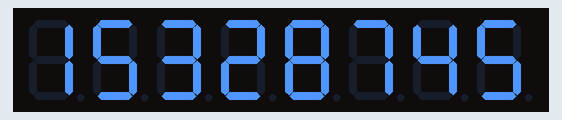
This sketch was run on a simulated Arduino Mega 2560, built with avr-gcc and run on an emulated ATmega2560. Shown: 8-digit seven-segment display. Wiring (inferred from the names in the program): 8-digit 7-segment display, segments lit when HIGH: segments pin 22, pin 23, pin 24, pin 25, pin 26, pin 27, pin 28, pin 29; digit selects pin 49, pin 48, pin 47, pin 46, pin 45, pin 44, pin 43, pin 42. Random numbers use the default seed unless the sketch sets one; the segment pins are drawn as the display they are named for.

Above: at 0.1 s.
At 7.01 s:
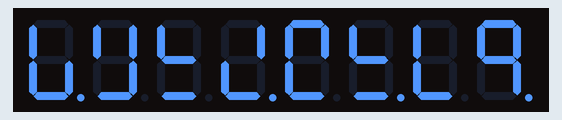
At 13.11 s:
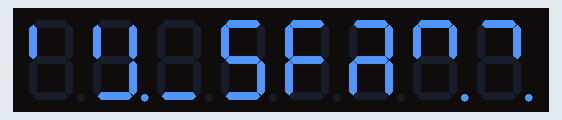
At 19.21 s:
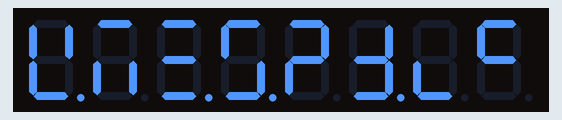
At 27.11 s:
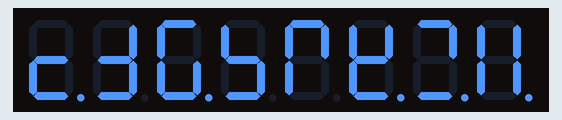
At 35.01 s:
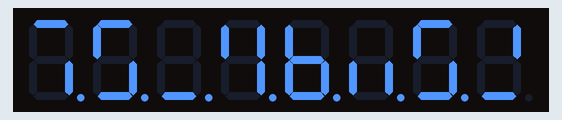

The sketch:

MegaDemoSM.ino
```cpp
// (licence header left out)
#include <avr/pgmspace.h>

#define SEG_a 22  // PA0
#define SEG_b 23  // PA1
#define SEG_c 24  // PA2
#define SEG_d 25  // PA3
#define SEG_e 26  // PA4
#define SEG_f 27  // PA5
#define SEG_g 28  // PA6
#define SEG_dp 29  // PA7

#define DIG_1 49
#define DIG_2 48
#define DIG_3 47
#define DIG_4 46
#define DIG_5 45
#define DIG_6 44
#define DIG_7 43
#define DIG_8 42

enum GAME_STATE {GS_IDLE, GS_DAZZLE, GS_SPIN};

// These are BCD values. i.e limited to 0-9.
char bet[2];          // DIG_0, DIG_1
char win[3];          // DIG_2, DIG_3, DIG_4
char credits[3];      // DIG_5, DIG_6, DIG_7

GAME_STATE gameState;

// These can be any decodable values by the segTable[].
char displayBuff[8];

// 7-seg table
//        a
//      f   b
//        g
//      e   c
//        d   dp
//
const byte segTable[] PROGMEM = {
// dpgfedcba    0x00 - 0x0F
	0b00111111,	//  0
	0b00000110,	//  1
	0b01011011,	//  2
	0b01001111,	//  3
	0b01100110,	//  4
	0b01101101,	//  5
	0b01111101,	//  6
	0b00000111,	//  7
	0b01111111,	//  8
	0b01100111,	//  9
	0b01110111,	//  A
	0b01111100,	//  B
	0b00111001,	//  C
	0b01011110,	//  D
	0b01111001,	//  E
	0b01110001,	//  F

// dpgfedcba with dp    0x10 - 0x1F
	0b10111111,	//  0
	0b10000110,	//  1
	0b11011011,	//  2
	0b11001111,	//  3
	0b11100110,	//  4
	0b11101101,	//  5
	0b11111101,	//  6
	0b10000111,	//  7
	0b11111111,	//  8
	0b11100111,	//  9
	0b11110111,	//  A
	0b11111100,	//  B
	0b10111001,	//  C
	0b11011110,	//  D
	0b11111001,	//  E
	0b11110001,	//  F

// Special     0x20 - 0x2F
	0b00000000,	//  blank
	0b01000000,	//  -
	0b01110100,	//  o
	0b00010110,	//  L
	0b01000100	//  r
};

// Digit table
const byte digTable[] PROGMEM {
  DIG_1, DIG_2, DIG_3, DIG_4, DIG_5, DIG_6, DIG_7, DIG_8
};

void setup() {
  // set up I/O pins
  pinMode(SEG_a, OUTPUT);
  pinMode(SEG_b, OUTPUT);
  pinMode(SEG_c, OUTPUT);
  pinMode(SEG_d, OUTPUT);
  pinMode(SEG_e, OUTPUT);
  pinMode(SEG_f, OUTPUT);
  pinMode(SEG_g, OUTPUT);
  pinMode(SEG_dp, OUTPUT);

  for( int i=0; i<8; i++ ) {
    pinMode(pgm_read_word_near(digTable + i), OUTPUT);
  }

  // Initialize display values
  bet[0] = 0x01;
  bet[1] = 0x05;
  win[0] = 0x03;
  win[1] = 0x02;
  win[2] = 0x08;
  credits[0] = 0x07;
  credits[1] = 0x04;
  credits[2]= 0x05;

  gameState = GS_IDLE;

  loadUserDisplay();
}

void loop() {
  static unsigned long lastTime = 5000;

  switch(gameState) {
    case GS_IDLE:
      serviceDisplay();
      if(lastTime < millis()) {
        lastTime += 2000;             // set Dazzle time
        gameState = GS_DAZZLE;
      }
      break;

    case GS_DAZZLE:
      dazzleDisplay();
      serviceDazzle();
      if(lastTime < millis()) {
        lastTime += 5000;             // set IDLE time
        gameState = GS_IDLE;
        loadUserDisplay();            // reload User data into display Buffer
      }
      break;

    case GS_SPIN:
      break;

    default:
      gameState = GS_IDLE;
      break;
  }

  // Game State Machine - Controls EVERYTHING!
}


// This generates a random segment display to replace the standard User Bet,Win,Credits display.
void serviceDazzle() {
  static unsigned long dazzleCheck = 0;

  if( dazzleCheck < millis() ) {
    dazzleCheck += 100;                     // new random patterns.
    for(int i=0; i<8; ++i) {
      displayBuff[i] = (char)random(256);
    }
  }
}

// This function uses the RAW data in the display Buffer for Segment control.
// segments: dpgfedcba
// NOTE: This could be tuned tighter by using micros().
void dazzleDisplay() {
  char val;
  char segPattern;
  static char digit = DIG_1;                            // physical display digit
  static char index = 0;                                // vertual display digit
  static unsigned long lastCheck = 0;

  if( lastCheck < millis() ) {
    lastCheck += 1;                                     // 2 ms timing
    digitalWrite(digit,LOW);
    segPattern = displayBuff[index];                    // get segment pattern
    PORTA = segPattern;
    digit = pgm_read_word_near(digTable + index);       // get digit pin
    digitalWrite(digit,HIGH);
    if(++index == 8) index = 0;                         // set up for next digit
  }
}

// Update display from the Display Buffer. Call at least once every 1ms.
// NOTE: This could be tuned tighter by using micros().
void serviceDisplay() {
  char val;
  char segPattern;
  static char digit = DIG_1;                            // physical display digit
  static char index = 0;                                // vertual display digit
  static unsigned long lastCheck = 0;

  if( lastCheck < millis() ) {
    lastCheck += 1;               // 2 ms timing
    digitalWrite(digit,LOW);
    val = displayBuff[index];
    segPattern = pgm_read_word_near(segTable + val);    // get segment pattern
    PORTA = segPattern;
    digit = pgm_read_word_near(digTable + index);       // get digit pin
    digitalWrite(digit,HIGH);
    if(++index == 8) index = 0;                         // set up for next digit
  }
}
// Copy Bet, Credits, & Win into the Display buffer
void loadUserDisplay() {
  displayBuff[0] = bet[0];
  displayBuff[1] = bet[1];
  displayBuff[2] = win[0];
  displayBuff[3] = win[1];
  displayBuff[4] = win[2];
  displayBuff[5] = credits[0];
  displayBuff[6] = credits[1];
  displayBuff[7] = credits[2];
}
```

millis.c
```cpp
/*
The millis() function known from Arduino
Calling millis() will return the milliseconds since the program started

Tested on atmega328p

Using content from http://www.adnbr.co.uk/articles/counting-milliseconds
Author: Monoclecat, https://github.com/monoclecat/avr-millis-function

REMEMBER: Add sei(); after init_millis() to enable global interrupts!
 */

#include <avr/io.h>
#include <util/atomic.h>
#include <avr/interrupt.h>

#include "millis.h"

ISR(TIMER4_COMPA_vect)
{
  timer1_millis++;
}

void init_millis(unsigned long f_cpu)
{
  unsigned long ctc_match_overflow;

  ctc_match_overflow = ((f_cpu / 1000) / 8); //when timer1 is this value, 1ms has passed

  // (Set timer to clear when matching ctc_match_overflow) | (Set clock divisor to 8)
  TCCR4B |= (1 << WGM12) | (1 << CS11);

  // high byte first, then low byte
  OCR4AH = (ctc_match_overflow >> 8);
  OCR4AL = ctc_match_overflow;

  // Enable the compare match interrupt
  TIMSK4 |= (1 << OCIE4A);

  //REMEMBER TO ENABLE GLOBAL INTERRUPTS AFTER THIS WITH sei(); !!!
}

unsigned long millis (void)
{
  unsigned long millis_return;

  // Ensure this cannot be disrupted
  ATOMIC_BLOCK(ATOMIC_FORCEON) {
    millis_return = timer1_millis;
  }
  return millis_return;
}
```

millis.h
```cpp
#ifndef _MILLIS_H_
#define _MILLIS_H_

volatile unsigned long timer1_millis;
//NOTE: A unsigned long holds values from 0 to 4,294,967,295 (2^32 - 1). It will roll over to 0 after reaching its maximum value.

void init_millis(unsigned long f_cpu);
unsigned long millis (void);

#endif
```

segments.c
```cpp
// (licence header left out)
#include <avr/io.h>
#include <avr/pgmspace.h>
#include <util/delay.h>

#include "millis.h"
#include "segments.h"

void loadUserDisplay();
void updateDisplay();

enum GAME_STATE gameState;

const unsigned char segTable[] PROGMEM = {
    // dpgfedcba
    0b00111111, //  0
    0b00000110, //  1
    0b01011011, //  2
    0b01001111, //  3
    0b01100110, //  4
    0b01101101, //  5
    0b01111101, //  6
    0b00000111, //  7
    0b01111111, //  8
    0b01100111, //  9
    0b01110111, //  A
    0b01111100, //  B
    0b00111001, //  C
    0b01011110, //  D
    0b01111001, //  E
    0b01110001, //  F

    0b00000000, //  blank
    0b01000000, //  -
    0b01110100, //  o
    0b00010110, //  L
    0b01000100  //  r
};

// Digit Direction Registers table
const unsigned char dirdigTable[] PROGMEM = {
    D_DIG_1, D_DIG_2, D_DIG_3, D_DIG_4, D_DIG_5, D_DIG_6, D_DIG_7, D_DIG_8};

// Digit table
const unsigned char digTable[] PROGMEM = {DIG_1, DIG_2, DIG_3, DIG_4,
                                          DIG_5, DIG_6, DIG_7, DIG_8};

// Update display from the Display Buffer
void update_display() {
  unsigned char val;
  unsigned char segPattern;
  unsigned char digit;

  for (unsigned char i = 0; i < 8; i++) {
    val = displayBuff[i];
    segPattern = pgm_read_word(&segTable[val]); // get segment pattern
    PORTA = segPattern;
    digit = pgm_read_word(&digTable[i]); // get digit pin
    PORTL |= _BV(digit);
    _delay_ms(1);
    PORTL &= ~_BV(digit);
  }
}

// This generates a random segment display to replace the standard User
// Bet,Win,Credits display.
void serviceDazzle() {
  static unsigned long dazzleCheck = 0;

  if (dazzleCheck < millis()) {
    dazzleCheck += 100; // new random patterns.
    for (int i = 0; i < 8; ++i) {
      displayBuff[i] = (char)random(256);
    }
  }
}

// This function uses the RAW data in the display Buffer for Segment control.
// segments: dpgfedcba
// NOTE: This could be tuned tighter by using micros().
void dazzleDisplay() {
  char segPattern;
  static char digit = DIG_1; // physical display digit
  static char index = 0;     // vertual display digit
  static unsigned long lastCheck = 0;

  if (lastCheck < millis()) {
    lastCheck += 1; // 2 ms timing
    PORTL &= ~_BV(digit);
    segPattern = displayBuff[index]; // get segment pattern
    PORTA = segPattern;
    digit = pgm_read_word_near(digTable + index); // get digit pin
    PORTL |= _BV(digit);
    if (++index == 8)
      index = 0; // set up for next digit
  }
}

// Update display from the Display Buffer. Call at least once every 1ms.
// NOTE: This could be tuned tighter by using micros().
void serviceDisplay() {
  char val;
  char segPattern;
  static char digit = DIG_1; // physical display digit
  static char index = 0;     // vertual display digit
  static unsigned long lastCheck = 0;

  if (lastCheck < millis()) {
    lastCheck += 1; // 2 ms timing
    PORTL &= ~_BV(digit);
    val = displayBuff[index];
    segPattern = pgm_read_word_near(segTable + val); // get segment pattern
    PORTA = segPattern;
    digit = pgm_read_word_near(digTable + index); // get digit pin
    PORTL |= _BV(digit);
    if (++index == 8) {
      index = 0; // set up for next digit
    }
  }
}

// Copy Bet, Credits, & Win into the Display buffer
void load_user_display() {
  displayBuff[0] = bet[0];
  displayBuff[1] = bet[1];
  displayBuff[2] = win[0];
  displayBuff[3] = win[1];
  displayBuff[4] = win[2];
  displayBuff[5] = credits[0];
  displayBuff[6] = credits[1];
  displayBuff[7] = credits[2];
}

void initialize_display_values() {
  bet[0] = 0;
  bet[1] = 0;
  win[0] = 0;
  win[1] = 0;
  win[2] = 0;
  credits[0] = 0;
  credits[1] = 0;
  credits[2] = 0;
}
```

segments.h
```cpp
#ifndef __SEGMENTS_H__
#define __SEGMENTS_H__

// Direction
#define D_SEG_a DDA0
#define D_SEG_b DDA1
#define D_SEG_c DDA2
#define D_SEG_d DDA3
#define D_SEG_e DDA4
#define D_SEG_f DDA5
#define D_SEG_g DDA6
#define D_SEG_dp DDA7

#define SEG_a PA0
#define SEG_b PA1
#define SEG_c PA2
#define SEG_d PA3
#define SEG_e PA4
#define SEG_f PA5
#define SEG_g PA6
#define SEG_dp PA7

// Direction
#define D_DIG_1 DDL0 // D49
#define D_DIG_2 DDL1 // D48
#define D_DIG_3 DDL2 // D47
#define D_DIG_4 DDL3 // D46
#define D_DIG_5 DDL4 // D45
#define D_DIG_6 DDL5 // D44
#define D_DIG_7 DDL6 // D43
#define D_DIG_8 DDL7 // D42

#define DIG_1 PL0 // D49
#define DIG_2 PL1 // D48
#define DIG_3 PL2 // D47
#define DIG_4 PL3 // D46
#define DIG_5 PL4 // D45
#define DIG_6 PL5 // D44
#define DIG_7 PL6 // D43
#define DIG_8 PL7 // D42

#define BET_DIG 2
#define WIN_DIG 3
#define CREDITS_DIG 3

enum GAME_STATE {GS_IDLE, GS_DAZZLE, GS_SPIN};

// These are BCD values. i.e limited to 0-9.
char bet[2];          // DIG_0, DIG_1
char win[3];          // DIG_2, DIG_3, DIG_4
char credits[3];      // DIG_5, DIG_6, DIG_7

// These can be any decodable values by the segTable[].
char displayBuff[8];

// 7-seg table
//        a
//      f   b
//        g
//      e   c
//        d   dp
//

void update_display();
void load_user_display();
void initialize_display_values();
void serviceDisplay();
void dazzleDisplay();
void serviceDazzle();

#endif // !__SEGMENTS_H__
```

steppers.c
```cpp
#include <avr/io.h>
#include <util/delay.h>

#include "steppers.h"

void step1() {
  if (flag == 0) {
    flag = 1;
    PORTB &= ~(1 << PORTB4);
  } else {
    flag = 0;
    PORTB |= (1 << PORTB4);
  }
}

void step2() {
  if (flag == 0) {
    flag = 1;
    PORTB &= ~(1 << PORTB5);
  } else {
    flag = 0;
    PORTB |= (1 << PORTB5);
  }
}

void step3() {
  if (flag == 0) {
    flag = 1;
    PORTB &= ~(1 << PORTB6);
  } else {
    flag = 0;
    PORTB |= (1 << PORTB6);
  }
}
```

steppers.h
```cpp
#ifndef __STEPPERS_H__
#define __STEPPERS_H__

#define OUT_PORT PORTB
#define OUT_DIR DDRB
#define STEP1 PORTB4
#define STEP2 PORTB5
#define STEP3 PORTB6

unsigned char flag;

void step1();
void step2();
void step3();

#endif // !__STEPPERS_H__
```

Measured:
- what the display in image 0 shows lasts 5.1 s, from 0.0 s to 5.1 s
